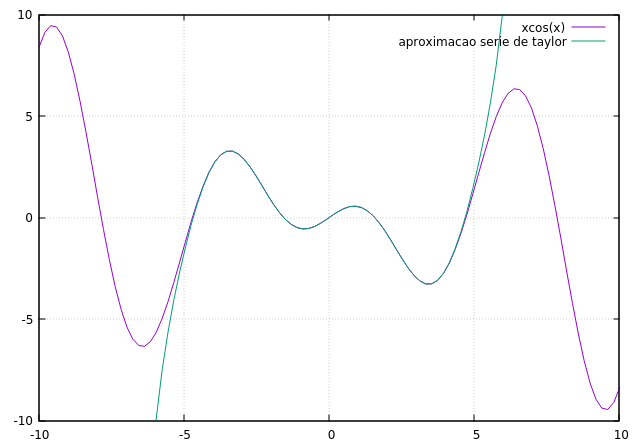

The gnuplot source for this figure:
set xrange[-10:10]
set yrange[-10:10]
plot x*cos(x) title "xcos(x)", (1*x)/1 - (3*x**3)/6 + (5*x**5)/120 - (7*x**7)/5040 + (9*x**9)/362880 - (11*x**11)/39916800 + (13*x**13)/6227020800 title "aproximacao serie de taylor"
